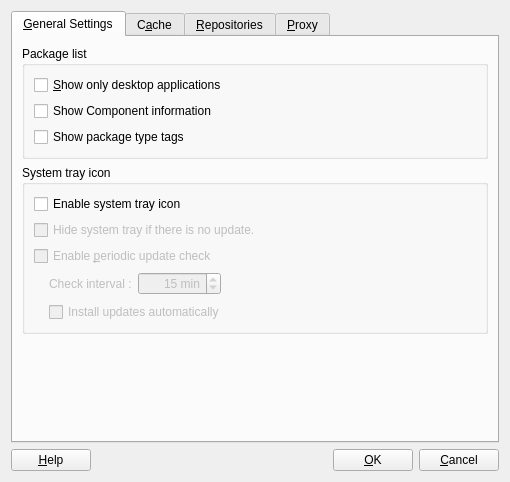
<?xml version="1.0" encoding="UTF-8"?>
<ui version="4.0">
 <class>SettingsDialog</class>
 <widget class="QDialog" name="SettingsDialog">
  <property name="geometry">
   <rect>
    <x>0</x>
    <y>0</y>
    <width>510</width>
    <height>482</height>
   </rect>
  </property>
  <property name="windowTitle">
   <string>Package Manager Settings</string>
  </property>
  <property name="windowIcon">
   <iconset resource="../data/data.qrc">
    <normaloff>:/data/package-manager.png</normaloff>:/data/package-manager.png</iconset>
  </property>
  <property name="modal">
   <bool>true</bool>
  </property>
  <layout class="QGridLayout" name="gridLayout_14">
   <item row="0" column="0">
    <widget class="QTabWidget" name="tabWidget">
     <property name="currentIndex">
      <number>0</number>
     </property>
     <widget class="QWidget" name="tab_1">
      <attribute name="title">
       <string>&amp;General Settings</string>
      </attribute>
      <layout class="QGridLayout" name="gridLayout_12">
       <item row="0" column="0">
        <widget class="QGroupBox" name="groupBox_2">
         <property name="title">
          <string>Package list</string>
         </property>
         <layout class="QGridLayout" name="gridLayout_3">
          <item row="0" column="0">
           <widget class="QCheckBox" name="onlyGuiApp">
            <property name="text">
             <string>&amp;Show only desktop applications</string>
            </property>
           </widget>
          </item>
          <item row="1" column="0">
           <widget class="QCheckBox" name="showComponents">
            <property name="text">
             <string>Show Component information </string>
            </property>
           </widget>
          </item>
          <item row="2" column="0">
           <widget class="QCheckBox" name="showIsA">
            <property name="text">
             <string>Show package type tags</string>
            </property>
           </widget>
          </item>
         </layout>
        </widget>
       </item>
       <item row="2" column="0">
        <widget class="QGroupBox" name="systemTrayGroup">
         <property name="sizePolicy">
          <sizepolicy hsizetype="Expanding" vsizetype="Preferred">
           <horstretch>0</horstretch>
           <verstretch>0</verstretch>
          </sizepolicy>
         </property>
         <property name="title">
          <string>System tray icon</string>
         </property>
         <property name="flat">
          <bool>false</bool>
         </property>
         <property name="checkable">
          <bool>false</bool>
         </property>
         <property name="checked">
          <bool>false</bool>
         </property>
         <layout class="QGridLayout" name="gridLayout">
          <item row="0" column="1">
           <widget class="QCheckBox" name="systemTray">
            <property name="text">
             <string>Enable system tray icon</string>
            </property>
           </widget>
          </item>
          <item row="1" column="1">
           <widget class="QCheckBox" name="hideIfNoUpdate">
            <property name="enabled">
             <bool>false</bool>
            </property>
            <property name="text">
             <string>Hide system tray if there is no update.</string>
            </property>
           </widget>
          </item>
          <item row="2" column="1">
           <widget class="QCheckBox" name="intervalCheck">
            <property name="enabled">
             <bool>false</bool>
            </property>
            <property name="text">
             <string>Enable &amp;periodic update check</string>
            </property>
           </widget>
          </item>
          <item row="3" column="1">
           <layout class="QHBoxLayout" name="horizontalLayout_2">
            <item>
             <spacer name="horizontalSpacer_7">
              <property name="orientation">
               <enum>Qt::Horizontal</enum>
              </property>
              <property name="sizeType">
               <enum>QSizePolicy::Fixed</enum>
              </property>
              <property name="sizeHint" stdset="0">
               <size>
                <width>15</width>
                <height>20</height>
               </size>
              </property>
             </spacer>
            </item>
            <item>
             <widget class="QLabel" name="intervalLabel">
              <property name="enabled">
               <bool>false</bool>
              </property>
              <property name="text">
               <string>Check interval :</string>
              </property>
             </widget>
            </item>
            <item>
             <widget class="QSpinBox" name="intervalSpin">
              <property name="enabled">
               <bool>false</bool>
              </property>
              <property name="alignment">
               <set>Qt::AlignRight|Qt::AlignTrailing|Qt::AlignVCenter</set>
              </property>
              <property name="suffix">
               <string> min</string>
              </property>
              <property name="minimum">
               <number>1</number>
              </property>
              <property name="maximum">
               <number>10000</number>
              </property>
              <property name="value">
               <number>15</number>
              </property>
             </widget>
            </item>
            <item>
             <spacer name="horizontalSpacer">
              <property name="orientation">
               <enum>Qt::Horizontal</enum>
              </property>
              <property name="sizeHint" stdset="0">
               <size>
                <width>305</width>
                <height>24</height>
               </size>
              </property>
             </spacer>
            </item>
           </layout>
          </item>
          <item row="4" column="1">
           <layout class="QHBoxLayout" name="horizontalLayout_4">
            <item>
             <spacer name="horizontalSpacer_8">
              <property name="orientation">
               <enum>Qt::Horizontal</enum>
              </property>
              <property name="sizeType">
               <enum>QSizePolicy::Fixed</enum>
              </property>
              <property name="sizeHint" stdset="0">
               <size>
                <width>15</width>
                <height>20</height>
               </size>
              </property>
             </spacer>
            </item>
            <item>
             <widget class="QCheckBox" name="installUpdates">
              <property name="enabled">
               <bool>false</bool>
              </property>
              <property name="text">
               <string>Install updates automatically</string>
              </property>
             </widget>
            </item>
           </layout>
          </item>
          <item row="0" column="0">
           <spacer name="horizontalSpacer_14">
            <property name="orientation">
             <enum>Qt::Horizontal</enum>
            </property>
            <property name="sizeHint" stdset="0">
             <size>
              <width>40</width>
              <height>20</height>
             </size>
            </property>
           </spacer>
          </item>
         </layout>
        </widget>
       </item>
       <item row="3" column="0">
        <spacer name="verticalSpacer_4">
         <property name="orientation">
          <enum>Qt::Vertical</enum>
         </property>
         <property name="sizeHint" stdset="0">
          <size>
           <width>20</width>
           <height>40</height>
          </size>
         </property>
        </spacer>
       </item>
      </layout>
     </widget>
     <widget class="QWidget" name="tab_2">
      <attribute name="title">
       <string>C&amp;ache</string>
      </attribute>
      <layout class="QGridLayout" name="gridLayout_7">
       <item row="0" column="0">
        <widget class="QGroupBox" name="groupCache">
         <property name="title">
          <string>Cache Limit</string>
         </property>
         <property name="flat">
          <bool>false</bool>
         </property>
         <property name="checkable">
          <bool>false</bool>
         </property>
         <property name="checked">
          <bool>false</bool>
         </property>
         <layout class="QGridLayout" name="gridLayout_6">
          <item row="0" column="0">
           <widget class="QCheckBox" name="useCacheCheck">
            <property name="enabled">
             <bool>true</bool>
            </property>
            <property name="text">
             <string>&amp;Use hard disk cache for downloaded software</string>
            </property>
            <property name="checked">
             <bool>true</bool>
            </property>
           </widget>
          </item>
          <item row="1" column="0" colspan="2">
           <widget class="QGroupBox" name="cacheGroup">
            <property name="enabled">
             <bool>true</bool>
            </property>
            <property name="sizePolicy">
             <sizepolicy hsizetype="Expanding" vsizetype="Expanding">
              <horstretch>0</horstretch>
              <verstretch>0</verstretch>
             </sizepolicy>
            </property>
            <property name="title">
             <string/>
            </property>
            <property name="alignment">
             <set>Qt::AlignLeading|Qt::AlignLeft|Qt::AlignTop</set>
            </property>
            <property name="flat">
             <bool>true</bool>
            </property>
            <layout class="QGridLayout" name="gridLayout_5">
             <property name="topMargin">
              <number>0</number>
             </property>
             <item row="0" column="0">
              <spacer name="horizontalSpacer_6">
               <property name="orientation">
                <enum>Qt::Horizontal</enum>
               </property>
               <property name="sizeType">
                <enum>QSizePolicy::Expanding</enum>
               </property>
               <property name="sizeHint" stdset="0">
                <size>
                 <width>0</width>
                 <height>0</height>
                </size>
               </property>
              </spacer>
             </item>
             <item row="0" column="1">
              <widget class="QLabel" name="useCacheLabel">
               <property name="text">
                <string>Maximum cache size:</string>
               </property>
               <property name="alignment">
                <set>Qt::AlignRight|Qt::AlignTrailing|Qt::AlignVCenter</set>
               </property>
              </widget>
             </item>
             <item row="0" column="2" colspan="2">
              <widget class="QSpinBox" name="useCacheSpin">
               <property name="minimumSize">
                <size>
                 <width>120</width>
                 <height>0</height>
                </size>
               </property>
               <property name="alignment">
                <set>Qt::AlignRight|Qt::AlignTrailing|Qt::AlignVCenter</set>
               </property>
               <property name="specialValueText">
                <string>Unlimited</string>
               </property>
               <property name="accelerated">
                <bool>true</bool>
               </property>
               <property name="suffix">
                <string> Mib</string>
               </property>
               <property name="minimum">
                <number>0</number>
               </property>
               <property name="maximum">
                <number>10000</number>
               </property>
               <property name="value">
                <number>0</number>
               </property>
              </widget>
             </item>
             <item row="1" column="1" colspan="3">
              <layout class="QHBoxLayout" name="horizontalLayout_3">
               <item>
                <widget class="QLabel" name="label_7">
                 <property name="text">
                  <string>Current cache dir:</string>
                 </property>
                 <property name="alignment">
                  <set>Qt::AlignRight|Qt::AlignTrailing|Qt::AlignVCenter</set>
                 </property>
                </widget>
               </item>
               <item>
                <widget class="QLabel" name="cacheDirPath">
                 <property name="font">
                  <font>
                   <weight>75</weight>
                   <bold>true</bold>
                  </font>
                 </property>
                 <property name="text">
                  <string notr="true">cache_dir_path</string>
                 </property>
                </widget>
               </item>
              </layout>
             </item>
             <item row="0" column="4" colspan="2">
              <spacer name="horizontalSpacer_9">
               <property name="orientation">
                <enum>Qt::Horizontal</enum>
               </property>
               <property name="sizeHint" stdset="0">
                <size>
                 <width>40</width>
                 <height>20</height>
                </size>
               </property>
              </spacer>
             </item>
             <item row="1" column="4">
              <widget class="QPushButton" name="selectCacheDir">
               <property name="text">
                <string>Select...</string>
               </property>
              </widget>
             </item>
             <item row="2" column="1" colspan="3">
              <spacer name="verticalSpacer_2">
               <property name="orientation">
                <enum>Qt::Vertical</enum>
               </property>
               <property name="sizeHint" stdset="0">
                <size>
                 <width>20</width>
                 <height>40</height>
                </size>
               </property>
              </spacer>
             </item>
             <item row="1" column="5">
              <widget class="QPushButton" name="openCacheDir">
               <property name="text">
                <string>Open</string>
               </property>
              </widget>
             </item>
            </layout>
           </widget>
          </item>
          <item row="3" column="0" colspan="2">
           <widget class="Line" name="line_3">
            <property name="orientation">
             <enum>Qt::Horizontal</enum>
            </property>
           </widget>
          </item>
          <item row="4" column="0" colspan="2">
           <widget class="QLabel" name="clearCacheDesc">
            <property name="layoutDirection">
             <enum>Qt::LeftToRight</enum>
            </property>
            <property name="text">
             <string>Clearing the disk cache will remove all downloaded software. This will not delete installed software or affect your system stability.</string>
            </property>
            <property name="alignment">
             <set>Qt::AlignLeading|Qt::AlignLeft|Qt::AlignTop</set>
            </property>
            <property name="wordWrap">
             <bool>true</bool>
            </property>
           </widget>
          </item>
          <item row="6" column="1">
           <widget class="QPushButton" name="clearCacheButton">
            <property name="text">
             <string>C&amp;lean disk cache now</string>
            </property>
           </widget>
          </item>
          <item row="6" column="0">
           <spacer name="horizontalSpacer_5">
            <property name="orientation">
             <enum>Qt::Horizontal</enum>
            </property>
            <property name="sizeHint" stdset="0">
             <size>
              <width>40</width>
              <height>20</height>
             </size>
            </property>
           </spacer>
          </item>
         </layout>
        </widget>
       </item>
       <item row="1" column="0">
        <widget class="QGroupBox" name="bandwidthLimitGroupBox">
         <property name="title">
          <string>Bandwidth limit</string>
         </property>
         <layout class="QGridLayout" name="gridLayout_2">
          <item row="0" column="1">
           <widget class="QCheckBox" name="useBandwidthLimit">
            <property name="text">
             <string>Use bandwidth limit :</string>
            </property>
           </widget>
          </item>
          <item row="0" column="2">
           <widget class="QSpinBox" name="bandwidthSpin">
            <property name="enabled">
             <bool>false</bool>
            </property>
            <property name="sizePolicy">
             <sizepolicy hsizetype="Preferred" vsizetype="Fixed">
              <horstretch>0</horstretch>
              <verstretch>0</verstretch>
             </sizepolicy>
            </property>
            <property name="minimumSize">
             <size>
              <width>100</width>
              <height>0</height>
             </size>
            </property>
            <property name="alignment">
             <set>Qt::AlignRight|Qt::AlignTrailing|Qt::AlignVCenter</set>
            </property>
            <property name="suffix">
             <string> kB/s</string>
            </property>
            <property name="minimum">
             <number>1</number>
            </property>
            <property name="maximum">
             <number>20000</number>
            </property>
            <property name="value">
             <number>30</number>
            </property>
           </widget>
          </item>
          <item row="0" column="3">
           <spacer name="horizontalSpacer_4">
            <property name="orientation">
             <enum>Qt::Horizontal</enum>
            </property>
            <property name="sizeHint" stdset="0">
             <size>
              <width>40</width>
              <height>20</height>
             </size>
            </property>
           </spacer>
          </item>
          <item row="0" column="0">
           <spacer name="horizontalSpacer_2">
            <property name="orientation">
             <enum>Qt::Horizontal</enum>
            </property>
            <property name="sizeHint" stdset="0">
             <size>
              <width>40</width>
              <height>20</height>
             </size>
            </property>
           </spacer>
          </item>
         </layout>
        </widget>
       </item>
       <item row="2" column="0">
        <spacer name="verticalSpacer">
         <property name="orientation">
          <enum>Qt::Vertical</enum>
         </property>
         <property name="sizeHint" stdset="0">
          <size>
           <width>20</width>
           <height>40</height>
          </size>
         </property>
        </spacer>
       </item>
      </layout>
     </widget>
     <widget class="QWidget" name="tab_3">
      <attribute name="title">
       <string>&amp;Repositories</string>
      </attribute>
      <layout class="QGridLayout" name="gridLayout_9">
       <item row="0" column="0" colspan="4">
        <widget class="QTableWidget" name="repoListView">
         <property name="alternatingRowColors">
          <bool>true</bool>
         </property>
         <property name="selectionMode">
          <enum>QAbstractItemView::SingleSelection</enum>
         </property>
         <property name="selectionBehavior">
          <enum>QAbstractItemView::SelectRows</enum>
         </property>
         <property name="showGrid">
          <bool>false</bool>
         </property>
         <property name="gridStyle">
          <enum>Qt::NoPen</enum>
         </property>
         <column>
          <property name="text">
           <string/>
          </property>
         </column>
         <column>
          <property name="text">
           <string>Repository Name</string>
          </property>
         </column>
         <column>
          <property name="text">
           <string>Repository Address</string>
          </property>
         </column>
        </widget>
       </item>
       <item row="1" column="0">
        <widget class="QPushButton" name="addRepoButton">
         <property name="text">
          <string>&amp;Add New Repository</string>
         </property>
        </widget>
       </item>
       <item row="1" column="1">
        <widget class="QPushButton" name="removeRepoButton">
         <property name="text">
          <string>Remove Repository</string>
         </property>
        </widget>
       </item>
       <item row="1" column="2">
        <widget class="QPushButton" name="moveUpButton">
         <property name="text">
          <string>Move &amp;Up</string>
         </property>
        </widget>
       </item>
       <item row="1" column="3">
        <widget class="QPushButton" name="moveDownButton">
         <property name="text">
          <string>Move &amp;Down</string>
         </property>
        </widget>
       </item>
      </layout>
     </widget>
     <widget class="QWidget" name="tab_4">
      <attribute name="title">
       <string>&amp;Proxy</string>
      </attribute>
      <layout class="QGridLayout" name="gridLayout_10">
       <item row="0" column="0">
        <widget class="QGroupBox" name="httpSettingsGroupBox">
         <property name="enabled">
          <bool>true</bool>
         </property>
         <property name="title">
          <string/>
         </property>
         <property name="flat">
          <bool>false</bool>
         </property>
         <layout class="QGridLayout" name="gridLayout_8">
          <item row="0" column="0">
           <widget class="QCheckBox" name="useProxy">
            <property name="text">
             <string>Use Proxy</string>
            </property>
           </widget>
          </item>
          <item row="1" column="0">
           <widget class="QWidget" name="widget" native="true">
            <property name="enabled">
             <bool>false</bool>
            </property>
            <layout class="QGridLayout" name="gridLayout_4">
             <item row="0" column="0">
              <widget class="QLabel" name="label">
               <property name="text">
                <string>HTTP proxy server:</string>
               </property>
               <property name="alignment">
                <set>Qt::AlignRight|Qt::AlignTrailing|Qt::AlignVCenter</set>
               </property>
              </widget>
             </item>
             <item row="0" column="1">
              <widget class="QLineEdit" name="httpProxy"/>
             </item>
             <item row="0" column="2">
              <widget class="QLabel" name="label_2">
               <property name="text">
                <string>Port:</string>
               </property>
              </widget>
             </item>
             <item row="0" column="3">
              <widget class="QSpinBox" name="httpProxyPort">
               <property name="minimum">
                <number>0</number>
               </property>
               <property name="maximum">
                <number>65535</number>
               </property>
               <property name="value">
                <number>0</number>
               </property>
              </widget>
             </item>
             <item row="2" column="0">
              <widget class="QLabel" name="label_3">
               <property name="text">
                <string>HTTPS proxy server:</string>
               </property>
               <property name="alignment">
                <set>Qt::AlignRight|Qt::AlignTrailing|Qt::AlignVCenter</set>
               </property>
              </widget>
             </item>
             <item row="2" column="1">
              <widget class="QLineEdit" name="httpsProxy"/>
             </item>
             <item row="2" column="2">
              <widget class="QLabel" name="label_4">
               <property name="text">
                <string>Port:</string>
               </property>
              </widget>
             </item>
             <item row="2" column="3">
              <widget class="QSpinBox" name="httpsProxyPort">
               <property name="minimum">
                <number>0</number>
               </property>
               <property name="maximum">
                <number>65535</number>
               </property>
               <property name="value">
                <number>0</number>
               </property>
              </widget>
             </item>
             <item row="3" column="0">
              <widget class="QLabel" name="label_5">
               <property name="text">
                <string>FTP proxy server:</string>
               </property>
               <property name="alignment">
                <set>Qt::AlignRight|Qt::AlignTrailing|Qt::AlignVCenter</set>
               </property>
              </widget>
             </item>
             <item row="3" column="1">
              <widget class="QLineEdit" name="ftpProxy"/>
             </item>
             <item row="3" column="2">
              <widget class="QLabel" name="label_6">
               <property name="text">
                <string>Port:</string>
               </property>
              </widget>
             </item>
             <item row="3" column="3">
              <widget class="QSpinBox" name="ftpProxyPort">
               <property name="minimum">
                <number>0</number>
               </property>
               <property name="maximum">
                <number>65535</number>
               </property>
               <property name="value">
                <number>0</number>
               </property>
              </widget>
             </item>
             <item row="4" column="0" colspan="4">
              <widget class="Line" name="line">
               <property name="orientation">
                <enum>Qt::Horizontal</enum>
               </property>
              </widget>
             </item>
             <item row="5" column="0">
              <widget class="QLabel" name="label_8">
               <property name="text">
                <string>Domain:</string>
               </property>
               <property name="alignment">
                <set>Qt::AlignRight|Qt::AlignTrailing|Qt::AlignVCenter</set>
               </property>
              </widget>
             </item>
             <item row="5" column="1">
              <widget class="QLineEdit" name="domainProxy"/>
             </item>
             <item row="8" column="0" colspan="4">
              <widget class="Line" name="line_2">
               <property name="orientation">
                <enum>Qt::Horizontal</enum>
               </property>
              </widget>
             </item>
             <item row="9" column="0">
              <widget class="QLabel" name="label_9">
               <property name="text">
                <string>Username:</string>
               </property>
               <property name="alignment">
                <set>Qt::AlignRight|Qt::AlignTrailing|Qt::AlignVCenter</set>
               </property>
              </widget>
             </item>
             <item row="9" column="1">
              <widget class="QLineEdit" name="userProxy"/>
             </item>
             <item row="10" column="0">
              <widget class="QLabel" name="label_10">
               <property name="text">
                <string>Password:</string>
               </property>
               <property name="alignment">
                <set>Qt::AlignRight|Qt::AlignTrailing|Qt::AlignVCenter</set>
               </property>
              </widget>
             </item>
             <item row="10" column="1">
              <widget class="QLineEdit" name="passwordProxy">
               <property name="echoMode">
                <enum>QLineEdit::Password</enum>
               </property>
              </widget>
             </item>
             <item row="11" column="0" colspan="4">
              <spacer name="verticalSpacer_3">
               <property name="orientation">
                <enum>Qt::Vertical</enum>
               </property>
               <property name="sizeHint" stdset="0">
                <size>
                 <width>20</width>
                 <height>40</height>
                </size>
               </property>
              </spacer>
             </item>
             <item row="12" column="0" colspan="4">
              <widget class="QLabel" name="useDe">
               <property name="text">
                <string>&lt;!DOCTYPE HTML PUBLIC &quot;-//W3C//DTD HTML 4.0//EN&quot; &quot;http://www.w3.org/TR/REC-html40/strict.dtd&quot;&gt;
&lt;html&gt;&lt;head&gt;&lt;meta name=&quot;qrichtext&quot; content=&quot;1&quot; /&gt;&lt;style type=&quot;text/css&quot;&gt;
p, li { white-space: pre-wrap; }
&lt;/style&gt;&lt;/head&gt;&lt;body style=&quot; font-family:'Droid Sans'; font-size:9pt; font-weight:400; font-style:normal;&quot;&gt;
&lt;p style=&quot; margin-top:0px; margin-bottom:0px; margin-left:0px; margin-right:0px; -qt-block-indent:0; text-indent:0px;&quot;&gt;There is proxy settings available in KDE, you can click &lt;a href=&quot;#&quot;&gt;&lt;span style=&quot; text-decoration: underline; color:#1b7bae;&quot;&gt;here&lt;/span&gt;&lt;/a&gt; to get these settings&lt;/p&gt;&lt;/body&gt;&lt;/html&gt;</string>
               </property>
               <property name="wordWrap">
                <bool>true</bool>
               </property>
              </widget>
             </item>
             <item row="1" column="1" colspan="3">
              <widget class="QLabel" name="useHttpForAll">
               <property name="text">
                <string>&lt;a href=#&gt;Use this proxy server for all protocols&lt;/a&gt;</string>
               </property>
              </widget>
             </item>
            </layout>
           </widget>
          </item>
         </layout>
        </widget>
       </item>
      </layout>
     </widget>
    </widget>
   </item>
   <item row="1" column="0">
    <layout class="QHBoxLayout" name="horizontalLayout">
     <item>
      <widget class="QPushButton" name="buttonHelp">
       <property name="text">
        <string>&amp;Help</string>
       </property>
      </widget>
     </item>
     <item>
      <spacer name="horizontalSpacer_3">
       <property name="orientation">
        <enum>Qt::Horizontal</enum>
       </property>
       <property name="sizeHint" stdset="0">
        <size>
         <width>40</width>
         <height>20</height>
        </size>
       </property>
      </spacer>
     </item>
     <item>
      <widget class="QPushButton" name="buttonOk">
       <property name="text">
        <string>&amp;OK</string>
       </property>
      </widget>
     </item>
     <item>
      <widget class="QPushButton" name="buttonCancel">
       <property name="text">
        <string>&amp;Cancel</string>
       </property>
      </widget>
     </item>
    </layout>
   </item>
  </layout>
 </widget>
 <tabstops>
  <tabstop>tabWidget</tabstop>
  <tabstop>onlyGuiApp</tabstop>
  <tabstop>intervalSpin</tabstop>
 </tabstops>
 <resources>
  <include location="../data/data.qrc"/>
 </resources>
 <connections>
  <connection>
   <sender>intervalCheck</sender>
   <signal>toggled(bool)</signal>
   <receiver>intervalSpin</receiver>
   <slot>setEnabled(bool)</slot>
   <hints>
    <hint type="sourcelabel">
     <x>217</x>
     <y>245</y>
    </hint>
    <hint type="destinationlabel">
     <x>215</x>
     <y>273</y>
    </hint>
   </hints>
  </connection>
  <connection>
   <sender>buttonOk</sender>
   <signal>clicked()</signal>
   <receiver>SettingsDialog</receiver>
   <slot>accept()</slot>
   <hints>
    <hint type="sourcelabel">
     <x>393</x>
     <y>354</y>
    </hint>
    <hint type="destinationlabel">
     <x>381</x>
     <y>359</y>
    </hint>
   </hints>
  </connection>
  <connection>
   <sender>intervalCheck</sender>
   <signal>toggled(bool)</signal>
   <receiver>intervalLabel</receiver>
   <slot>setEnabled(bool)</slot>
   <hints>
    <hint type="sourcelabel">
     <x>175</x>
     <y>245</y>
    </hint>
    <hint type="destinationlabel">
     <x>124</x>
     <y>274</y>
    </hint>
   </hints>
  </connection>
  <connection>
   <sender>intervalCheck</sender>
   <signal>toggled(bool)</signal>
   <receiver>installUpdates</receiver>
   <slot>setEnabled(bool)</slot>
   <hints>
    <hint type="sourcelabel">
     <x>302</x>
     <y>245</y>
    </hint>
    <hint type="destinationlabel">
     <x>365</x>
     <y>301</y>
    </hint>
   </hints>
  </connection>
  <connection>
   <sender>systemTray</sender>
   <signal>toggled(bool)</signal>
   <receiver>hideIfNoUpdate</receiver>
   <slot>setEnabled(bool)</slot>
   <hints>
    <hint type="sourcelabel">
     <x>149</x>
     <y>195</y>
    </hint>
    <hint type="destinationlabel">
     <x>149</x>
     <y>220</y>
    </hint>
   </hints>
  </connection>
  <connection>
   <sender>systemTray</sender>
   <signal>toggled(bool)</signal>
   <receiver>intervalCheck</receiver>
   <slot>setEnabled(bool)</slot>
   <hints>
    <hint type="sourcelabel">
     <x>130</x>
     <y>195</y>
    </hint>
    <hint type="destinationlabel">
     <x>129</x>
     <y>245</y>
    </hint>
   </hints>
  </connection>
  <connection>
   <sender>systemTray</sender>
   <signal>clicked(bool)</signal>
   <receiver>intervalCheck</receiver>
   <slot>setChecked(bool)</slot>
   <hints>
    <hint type="sourcelabel">
     <x>273</x>
     <y>195</y>
    </hint>
    <hint type="destinationlabel">
     <x>210</x>
     <y>245</y>
    </hint>
   </hints>
  </connection>
  <connection>
   <sender>useCacheCheck</sender>
   <signal>clicked(bool)</signal>
   <receiver>cacheGroup</receiver>
   <slot>setEnabled(bool)</slot>
   <hints>
    <hint type="sourcelabel">
     <x>183</x>
     <y>82</y>
    </hint>
    <hint type="destinationlabel">
     <x>131</x>
     <y>89</y>
    </hint>
   </hints>
  </connection>
  <connection>
   <sender>useProxy</sender>
   <signal>toggled(bool)</signal>
   <receiver>widget</receiver>
   <slot>setEnabled(bool)</slot>
   <hints>
    <hint type="sourcelabel">
     <x>88</x>
     <y>48</y>
    </hint>
    <hint type="destinationlabel">
     <x>103</x>
     <y>109</y>
    </hint>
   </hints>
  </connection>
  <connection>
   <sender>useProxy</sender>
   <signal>toggled(bool)</signal>
   <receiver>useDe</receiver>
   <slot>setVisible(bool)</slot>
   <hints>
    <hint type="sourcelabel">
     <x>88</x>
     <y>48</y>
    </hint>
    <hint type="destinationlabel">
     <x>99</x>
     <y>305</y>
    </hint>
   </hints>
  </connection>
  <connection>
   <sender>useBandwidthLimit</sender>
   <signal>toggled(bool)</signal>
   <receiver>bandwidthSpin</receiver>
   <slot>setEnabled(bool)</slot>
   <hints>
    <hint type="sourcelabel">
     <x>156</x>
     <y>257</y>
    </hint>
    <hint type="destinationlabel">
     <x>282</x>
     <y>284</y>
    </hint>
   </hints>
  </connection>
 </connections>
</ui>
